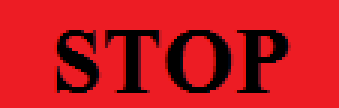
%> input picture minimal_version/matlab_minimal/stoptag.bmp, 113 x 36 px (shown 3 times larger)
$ octave --eval "result = backend(imread('stoptag.bmp'));"   (GNU Octave 9; MATLAB toolbox functions it lacks are replaced by stand-ins)
%> lines starting %> are read from the running program, lines starting %| are printed output that depends on the picture; in (x1, y1, x2, y2) boxes, pixels count from 0 and x2, y2 are one past the last pixel; in counts of white or black regions, pixels touching at a corner belong together; the program's own positions count from 1
function [x, key, lcorner, rcorner, rr, cc]=backend(a)
%a=imread('stoproad.jpg');
[r, c, ~]=size(a);
%> r = 36; c = 113
rr = r;
%> rr = 36
cc = c;
%> cc = 113
cropped_low = a(r-34:r-5,:,:);
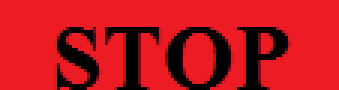
%> cropped_low: size 30x113x3 uint8 (shown 3 times larger); mean R, G, B 189.8, 22.4, 28.8
%figure(1);
%imshow(cropped_low);
cropped_low=im2bw(cropped_low,0.55);
%> cropped_low: size 30x113 logical; every value is 0


%hold on;
%figure(2);
%imshow(cropped_low);

lcorner = 1;
rcorner = c;
%> rcorner = 113


for ccol = 1:c/2
    recframe = cropped_low(:,ccol:ccol+9);
    perc = sum(sum(recframe))/(10*30);
    if(perc<0.03)
        lcorner = ccol;
        break;
    end
end
%> this loop made 1 pass
%> perc on pass 1: 0

for ccol = c:-1:c/2
    recframe = cropped_low(:,ccol-9:ccol);
    perc = sum(sum(recframe))/(10*30);
    if(perc<0.03)
        rcorner = ccol;
        break;
    end
end

key = 0;

a(:,:,1) = medfilt2(a(:,:,1), [3 3]);
a(:,:,2) = medfilt2(a(:,:,2), [3 3]);
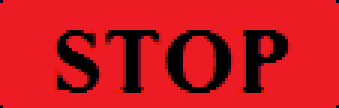
%> a: size 36x113x3 uint8 (shown 3 times larger); mean R, G, B 198.2, 23.4, 30; mean of the top-left, top-right, bottom-left and bottom-right quarters 88, 84.3, 83.7, 79.5
a(:,:,3) = medfilt2(a(:,:,3), [3 3]);
%> a: size 36x113x3 uint8; 1.67% of pixels changed, all inside (x1, y1, x2, y2) = (0, 0, 113, 36)


check=1;
i1=0;j1=0;
i2=0;j2=0;
%for k=1:1;
    for i=1:r
        for j=1:c

            if(a(i,j,1)>125&&a(i,j,2)<90&&a(i,j,3)<90)
                if(check)
                i1=i;j1=j;
                check=0;
                else
                    i2=i;j2=j;
                end

            end


        end
    end
%> after the loop, check = 0; i1 = 1; i2 = 36; j1 = 2; j2 = 112
%end


i1=i1-2;
%> i1 = -1
if(i1<1)
    i1=1;
end
i2=i2+2;
%> i2 = 38
if(i2>r)
    i2=r;
%> i2 = 36
end

if(c>500)

j1=j1-40;
else
    if(r<150)
        j1=j1-10;
%> j1 = -8
    else
    j1=j1-30;
    end
end
if(j1<1)
    j1=1;
end
j2=j2+20;
%> j2 = 132
if(j2>c)
    j2=c;
%> j2 = 113
end
%i2=i1; %WTF

yieldtag=imread('yieldtag.bmp');
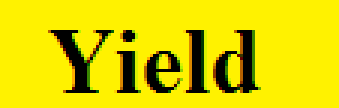
%> input picture minimal_version/matlab_minimal/yieldtag.bmp, 113 x 36 px (shown 3 times larger)
%> yieldtag is the input picture: size 36x113x3 uint8; mean R, G, B 220.4, 209.3, 0
stptag=imread('stoptag.bmp');
%> stptag is the input picture: size 36x113x3 uint8; mean R, G, B 197.6, 23.4, 30
[r1, c1, ~]=size(stptag);
%> r1 = 36; c1 = 113
z=a(i1:i2,j1:j2,1:3);
% [6 lines of commented-out code are left out]
z=rgb2gray(z);
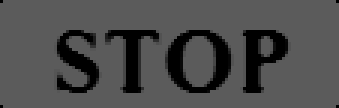
%> z: size 36x113 uint8 (shown 3 times larger); min 0, max 91, mean 76.1
z=im2double(z);
%> z: size 36x113 double
z=im2bw(z,0.5);
%> z: size 36x113 logical; every value is 0
%z=bilinear(z,100,100);
[row, col]=size(z);
%> row = 36; col = 113
if(row~=0 && col~=0)
z=imresize(z, [18 18], 'nearest');
%> (the run ends here)
